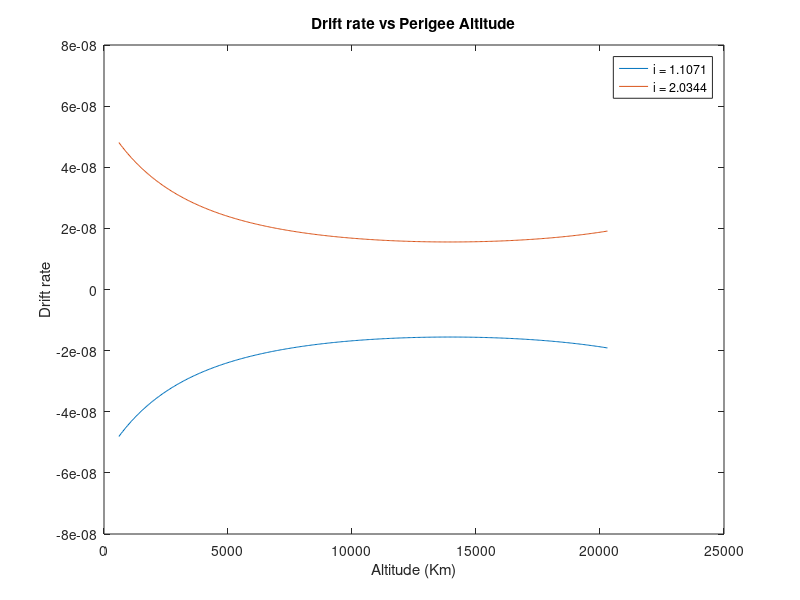

Recreate this plot in MATLAB. (Note: this script raises an error after producing the figure.)
close all; 
clear all;
clc;

% Q1

%INITIAL VALUES

Te=8*60*60; %time period
J2=0.00108;
R=6370;
mu=398600;
a=(((Te/(2*pi))^2)*mu)^(1/3);
n=sqrt(mu/(a^3));

i=[acos(sqrt(1/5)) acos(-sqrt(1/5))] %solution in range of [0,pi]
j=1;
for r=600:50:a
    e(j)=1-((R+r)/a);
    
    for u=1:2
        DR(j,u)=-(3/2)*n*J2*((R/a)^2)*((cos(i(u)))/((1-(e(j)^2))^2));
    end
    j=j+1;
end
r=600:50:a;
plot(r,DR(:,1))
hold on
plot(r,DR(:,2))
hold off
legend("i = 1.1071","i = 2.0344")
xlabel("Altitude (Km)")
ylabel("Drift rate")
title("Drift rate vs Perigee Altitude")
u=1;
j=1;
% for u=1 and j=1 DR is lowest
lowest_driftrate=(DR(j,u))
semimajoraxis=vpa(a)
incli=vpa(i(u))
ecc=vpa(e(j))


